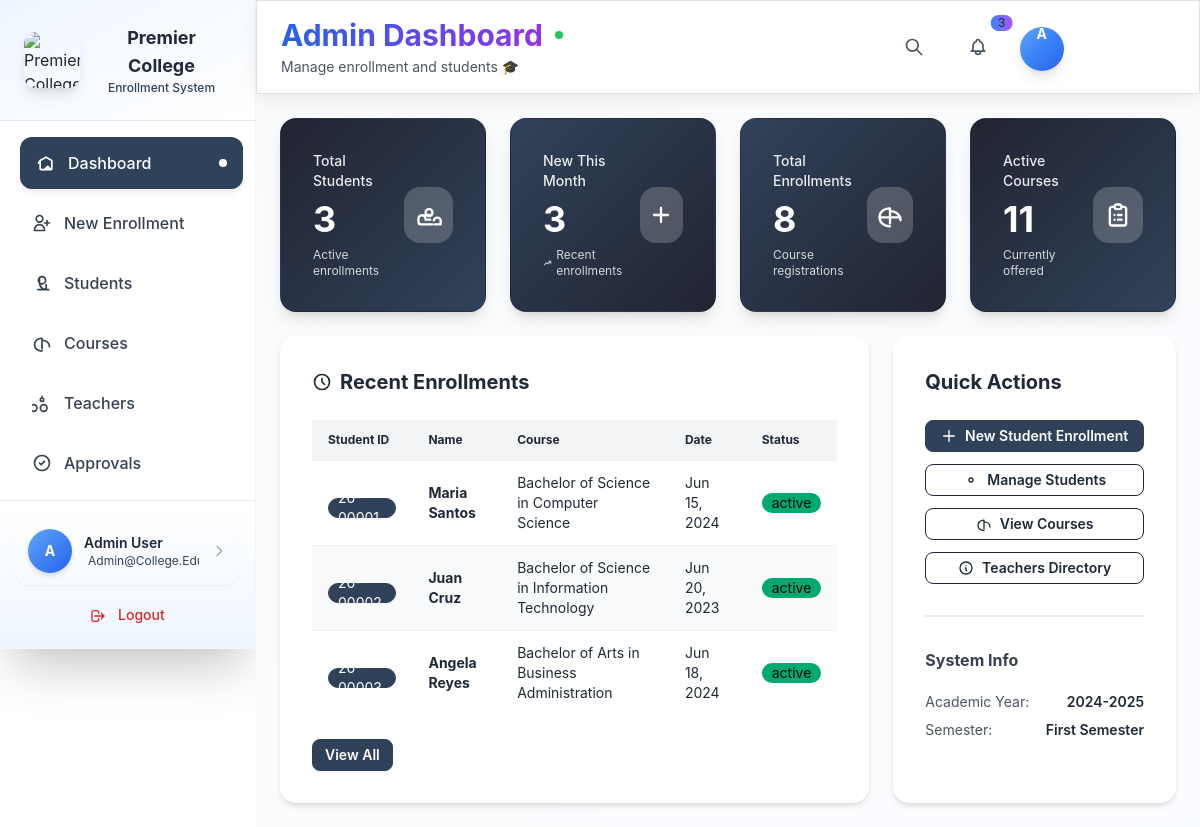
Page /admin/dashboard.php (signed in) on the committed database.
### tables this page shows
CREATE TABLE IF NOT EXISTS students (
    id VARCHAR(20) PRIMARY KEY,
    first_name VARCHAR(100) NOT NULL,
    middle_name VARCHAR(100),
    last_name VARCHAR(100) NOT NULL,
    date_of_birth DATE,
    place_of_birth VARCHAR(255),
    sex ENUM('Male', 'Female', 'Other'),
    civil_status VARCHAR(50),
    nationality VARCHAR(100),
    religion VARCHAR(100),
    address TEXT,
    phone VARCHAR(50),
    email VARCHAR(255),
    guardian_name VARCHAR(255),
    guardian_phone VARCHAR(50),
    guardian_relationship VARCHAR(100),
    course VARCHAR(255),
    year_level VARCHAR(50),
    section VARCHAR(20),
    status ENUM('active', 'inactive', 'graduated', 'dropped') DEFAULT 'active',
    enrollment_date DATE,
    created_at TIMESTAMP DEFAULT CURRENT_TIMESTAMP,
    updated_at TIMESTAMP DEFAULT CURRENT_TIMESTAMP ON UPDATE CURRENT_TIMESTAMP
);

CREATE TABLE IF NOT EXISTS courses (
    id VARCHAR(20) PRIMARY KEY,
    code VARCHAR(20) NOT NULL,
    name VARCHAR(255) NOT NULL,
    department VARCHAR(255),
    credits INT DEFAULT 3,
    description TEXT,
    semester VARCHAR(50),
    instructor_id INT,
    status ENUM('active', 'inactive') DEFAULT 'active',
    created_at TIMESTAMP DEFAULT CURRENT_TIMESTAMP,
    updated_at TIMESTAMP DEFAULT CURRENT_TIMESTAMP ON UPDATE CURRENT_TIMESTAMP,
    FOREIGN KEY (instructor_id) REFERENCES users(id) ON DELETE SET NULL
);

### includes/database.php (called while the page is built, shortened)
<?php
function getStudentStats() {
    $conn = getDbConnection();
    $stmt = $conn->query("SELECT COUNT(*) as total FROM students");
    $total = $stmt->fetch()['total'];
    $stmt = $conn->query("SELECT COUNT(*) as active FROM students WHERE status = 'active'");
    $active = $stmt->fetch()['active'];
    $stmt = $conn->query("SELECT COUNT(*) as new_this_month FROM students
                          WHERE MONTH(created_at) = MONTH(CURRENT_DATE())
                          AND YEAR(created_at) = YEAR(CURRENT_DATE())");
    $newThisMonth = $stmt->fetch()['new_this_month'];
    return [
        'total' => $total,
        'active' => $active,
        'newThisMonth' => $newThisMonth
    ];
}
function getAllCourses($filters = []) {
    $conn = getDbConnection();
    $sql = "SELECT c.*, u.name as instructor_name
            FROM courses c
            LEFT JOIN users u ON c.instructor_id = u.id
            WHERE 1=1";
    $params = [];
    $sql .= " ORDER BY c.code ASC";
    $stmt = $conn->prepare($sql);
    $stmt->execute($params);
    return $stmt->fetchAll();
}
function getTotalEnrollments() {
    $conn = getDbConnection();
    $stmt = $conn->query("SELECT COUNT(*) as total FROM enrollments");
    return $stmt->fetch()['total'];
}
function getSettings() {
    $conn = getDbConnection();
    $stmt = $conn->query("SELECT setting_key, setting_value FROM settings");
    $results = $stmt->fetchAll();
    $settings = [];
    foreach ($results as $row) {
        $settings[$row['setting_key']] = $row['setting_value'];
    }
    return $settings;
}
function getRecentStudents($limit = 5) {
    $conn = getDbConnection();
    $stmt = $conn->prepare("SELECT * FROM students ORDER BY created_at DESC LIMIT ?");
    $stmt->bindValue(1, $limit, PDO::PARAM_INT);
    $stmt->execute();
    return $stmt->fetchAll();
}

### admin/overview.php (the view, shortened to what this page needs)
<?php
$stats = getStudentStats();
$totalEnrollments = getTotalEnrollments();
$courses = getAllCourses();
$settings = getSettings();
$recentStudents = getRecentStudents(5);
?>
<div class="space-y-6">
    <div class="grid grid-cols-1 md:grid-cols-2 lg:grid-cols-4 gap-6">
        <div class="card gradient-card stat-card blue card-hover shadow-lg">
            <div class="card-body relative z-10">
                <div class="flex items-center justify-between">
                    <div>
                        <p class="text-white/90 text-sm font-medium">Total Students</p>
                        <p class="text-4xl font-bold text-white mt-2"><?php echo $stats['total']; ?></p>
                        <p class="text-xs text-white/80 mt-2">Active enrollments</p>
                    </div>
                    <div class="w-14 h-14 bg-white/20 backdrop-blur-sm rounded-2xl flex items-center justify-center stat-icon-wrapper">
                        <svg class="w-7 h-7 text-white" fill="none" stroke="currentColor" viewBox="0 0 24 24">
                            <path stroke-linecap="round" stroke-linejoin="round" stroke-width="2" d="M17 20h5v-2a3 3 0 00-5.856-1.487M15 10h.01M13 16H9m4-4H9m6-2a3 3 0 11-6 0 3 3 0 016 0zM9 20H5a2 2 0 01-2-2v-2a3 3 0 015.856-1.487M15 20H9"></path>
                        </svg>
                    </div>
                </div>
            </div>
        </div>
        <div class="card gradient-card stat-card green card-hover shadow-lg">
            <div class="card-body relative z-10">
                <div class="flex items-center justify-between">
                    <div>
                        <p class="text-white/90 text-sm font-medium">New This Month</p>
                        <p class="text-4xl font-bold text-white mt-2"><?php echo $stats['newThisMonth']; ?></p>
                        <p class="text-xs text-white/80 mt-2 flex items-center gap-1">
                            <svg class="w-3 h-3" fill="currentColor" viewBox="0 0 20 20">
                                <path fill-rule="evenodd" d="M12 7a1 1 0 110-2h5a1 1 0 011 1v5a1 1 0 11-2 0V8.414l-4.293 4.293a1 1 0 01-1.414 0L8 10.414l-4.293 4.293a1 1 0 01-1.414-1.414l5-5a1 1 0 011.414 0L11 10.586 14.586 7H12z" clip-rule="evenodd"></path>
                            </svg>
                            Recent enrollments
                        </p>
                    </div>
                    <div class="w-14 h-14 bg-white/20 backdrop-blur-sm rounded-2xl flex items-center justify-center stat-icon-wrapper">
                        <svg class="w-7 h-7 text-white" fill="none" stroke="currentColor" viewBox="0 0 24 24">
                            <path stroke-linecap="round" stroke-linejoin="round" stroke-width="2" d="M12 6v6m0 0v6m0-6h6m-6 0H6"></path>
                        </svg>
                    </div>
                </div>
            </div>
        </div>
        <div class="card gradient-card stat-card purple card-hover shadow-lg">
            <div class="card-body relative z-10">
                <div class="flex items-center justify-between">
                    <div>
                        <p class="text-white/90 text-sm font-medium">Total Enrollments</p>
                        <p class="text-4xl font-bold text-white mt-2"><?php echo $totalEnrollments; ?></p>
                        <p class="text-xs text-white/80 mt-2">Course registrations</p>
                    </div>
                    <div class="w-14 h-14 bg-white/20 backdrop-blur-sm rounded-2xl flex items-center justify-center stat-icon-wrapper">
                        <svg class="w-7 h-7 text-white" fill="none" stroke="currentColor" viewBox="0 0 24 24">
                            <path stroke-linecap="round" stroke-linejoin="round" stroke-width="2" d="M12 6.253v13m0-13C6.5 6.253 3 9.756 3 14s3.5 7.747 9 7.747m0-13c5.5 0 9 3.503 9 7.747M3 14h18"></path>
                        </svg>
                    </div>
                </div>
            </div>
        </div>
        <div class="card gradient-card stat-card orange card-hover shadow-lg">
            <div class="card-body relative z-10">
                <div class="flex items-center justify-between">
                    <div>
                        <p class="text-white/90 text-sm font-medium">Active Courses</p>
                        <p class="text-4xl font-bold text-white mt-2"><?php echo count($courses); ?></p>
                        <p class="text-xs text-white/80 mt-2">Currently offered</p>
                    </div>
                    <div class="w-14 h-14 bg-white/20 backdrop-blur-sm rounded-2xl flex items-center justify-center stat-icon-wrapper">
                    </div>
                </div>
            </div>
        </div>
    </div>
    <div class="grid grid-cols-1 lg:grid-cols-3 gap-6">
        <div class="lg:col-span-2 card bg-white shadow-md">
            <div class="card-body">
                <h2 class="card-title text-xl font-bold text-gray-800 mb-4">
                    <svg class="w-5 h-5" fill="none" stroke="currentColor" viewBox="0 0 24 24">
                        <path stroke-linecap="round" stroke-linejoin="round" stroke-width="2" d="M12 8v4l3 3m6-3a9 9 0 11-18 0 9 9 0 0118 0z"></path>
                    </svg>
                    Recent Enrollments
                </h2>
                <div class="overflow-x-auto">
                    <table class="table table-zebra w-full">
                        <thead>
                            <tr class="bg-gray-100">
                                <th class="text-gray-700">Student ID</th>
                                <th class="text-gray-700">Name</th>
                                <th class="text-gray-700">Course</th>
                                <th class="text-gray-700">Date</th>
                                <th class="text-gray-700">Status</th>
                            </tr>
                        </thead>
                        <tbody>
                            <?php if (empty($recentStudents)): ?>
                            <tr>
                                <td colspan="5" class="text-center text-gray-500">No enrollments yet</td>
                            </tr>
                            <?php else: ?>
                            <?php foreach ($recentStudents as $student): ?>
                            <tr>
                                <td><span class="badge badge-primary"><?php echo htmlspecialchars($student['id']); ?></span></td>
                                <td><strong><?php echo htmlspecialchars($student['first_name'] . ' ' . $student['last_name']); ?></strong></td>
                                <td><?php echo htmlspecialchars($student['course']); ?></td>
                                <td><?php echo date('M d, Y', strtotime($student['enrollment_date'])); ?></td>
                                <td><span class="badge badge-<?php echo $student['status'] === 'active' ? 'success' : 'warning'; ?>"><?php echo htmlspecialchars($student['status']); ?></span></td>
                            </tr>
                            <?php endforeach; ?>
                            <?php endif; ?>
                        </tbody>
                    </table>
                </div>
                <div class="card-actions mt-4">
                    <a href="?page=students" class="btn btn-sm btn-primary">View All</a>
                </div>
            </div>
        </div>
        <div class="card bg-white shadow-md">
            <div class="card-body">
                <h2 class="card-title text-xl font-bold text-gray-800 mb-4">Quick Actions</h2>
                <div class="space-y-3">
                    <a href="?page=enrollment" class="btn btn-block btn-primary btn-sm">
                        <svg class="w-4 h-4" fill="none" stroke="currentColor" viewBox="0 0 24 24">
                            <path stroke-linecap="round" stroke-linejoin="round" stroke-width="2" d="M12 4v16m8-8H4"></path>
                        </svg>
                        New Student Enrollment
                    </a>
                    <a href="?page=students" class="btn btn-block btn-outline btn-sm">
                        <svg class="w-4 h-4" fill="none" stroke="currentColor" viewBox="0 0 24 24">
                            <path stroke-linecap="round" stroke-linejoin="round" stroke-width="2" d="M15 12a3 3 0 11-6 0 3 3 0 016 0z"></path>
                        </svg>
                        Manage Students
                    </a>
                    <a href="?page=courses" class="btn btn-block btn-outline btn-sm">
                        <svg class="w-4 h-4" fill="none" stroke="currentColor" viewBox="0 0 24 24">
                            <path stroke-linecap="round" stroke-linejoin="round" stroke-width="2" d="M12 6.253v13m0-13C6.5 6.253 3 9.756 3 14s3.5 7.747 9 7.747m0-13c5.5 0 9 3.503 9 7.747"></path>
                        </svg>
                        View Courses
                    </a>
                    <a href="?page=teachers" class="btn btn-block btn-outline btn-sm">
                        <svg class="w-4 h-4" fill="none" stroke="currentColor" viewBox="0 0 24 24">
                            <path stroke-linecap="round" stroke-linejoin="round" stroke-width="2" d="M13 16h-1v-4h-1m1-4h.01M21 12a9 9 0 11-18 0 9 9 0 0118 0z"></path>
                        </svg>
                        Teachers Directory
                    </a>
                </div>
                <div class="divider my-4"></div>
                <h3 class="font-bold text-gray-700 mb-3">System Info</h3>
                <div class="space-y-2 text-sm">
                    <div class="flex justify-between">
                        <span class="text-gray-600">Academic Year:</span>
                        <span class="font-semibold text-gray-800"><?php echo htmlspecialchars($settings['academic_year'] ?? '2024-2025'); ?></span>
                    </div>
                    <div class="flex justify-between">
                        <span class="text-gray-600">Semester:</span>
                        <span class="font-semibold text-gray-800"><?php echo htmlspecialchars($settings['semester'] ?? 'First Semester'); ?></span>
                    </div>
                </div>
            </div>
        </div>
    </div>
</div>

### admin/dashboard.php (style rules this page uses)
:root { --primary-dark: #222431; --primary: #30425A; --primary-light: #3c516b; --gradient-blue: linear-gradient(135deg, #222431 0%, #30425A 100%); --gradient-purple: linear-gradient(135deg, #30425A 0%, #222431 100%); --gradient-cyan: linear-gradient(135deg, #222431 0%, #30425A 100%); --gradient-green: linear-gradient(135deg, #30425A 0%, #222431 100%); --shadow-sm: 0 2px 4px rgba(0,0,0,0.05); --shadow-md: 0 4px 6px rgba(0,0,0,0.07); --shadow-lg: 0 10px 25px rgba(0,0,0,0.1); --shadow-xl: 0 20px 40px rgba(0,0,0,0.15); }
body { font-family: 'Inter', 'Segoe UI', system-ui, -apple-system, sans-serif; background: #FFFFFF; color: #222431; }
.card-hover { transition: all 0.4s cubic-bezier(0.4, 0, 0.2, 1); border: 1px solid rgba(0,0,0,0.05); }
.stat-card { position: relative; overflow: hidden; color: white; }
.stat-card::before { content: ''; position: absolute; top: 0; left: 0; right: 0; bottom: 0; background: linear-gradient(45deg, transparent, rgba(255,255,255,0.1)); opacity: 0; transition: opacity 0.3s ease; }
.stat-card.blue { background: var(--gradient-blue); }
.stat-card.green { background: var(--gradient-green); }
.stat-card.orange { background: var(--gradient-cyan); }
.stat-card.purple { background: var(--gradient-purple); }
.btn-primary, .badge-primary { background-color: var(--primary) !important; border-color: var(--primary) !important; color: #FFFFFF !important; }
* { transition-timing-function: cubic-bezier(0.4, 0, 0.2, 1); }
.stat-icon-wrapper { position: relative; transition: all 0.3s ease; }
.table tbody tr, .table tbody tr:nth-child(odd), .table tbody tr:nth-child(even), .table-zebra tbody tr:nth-child(odd), .table-zebra tbody tr:nth-child(even) { background-color: #FFFFFF !important; }
.table tbody tr:nth-child(even), .table-zebra tbody tr:nth-child(even) { background-color: #f9fafb !important; }
.table tbody td, .table thead th { color: #1f2937 !important; }

### rows in the picture
students: id "26-00001", first_name+last_name "Maria Santos", course "Bachelor of Science in Computer Science", enrollment_date "Jun 15, 2024", status "active"
students: id "26-00002", first_name+last_name "Juan Cruz", course "Bachelor of Science in Information Technology", enrollment_date "Jun 20, 2023", status "active"
students: id "26-00003", first_name+last_name "Angela Reyes", course "Bachelor of Arts in Business Administration", enrollment_date "Jun 18, 2024", status "active"
courses: semester "First Semester"

### other values in the picture
substr($userInfo['name'], 0, 1) "A"
$stats['total'] "3"
$stats['newThisMonth'] "3"
$totalEnrollments "8"
count($courses) "11"
$settings['academic_year'] "2024-2025"
$userInfo['name'] "Admin User"
$userInfo['email'] "Admin@college.…"
